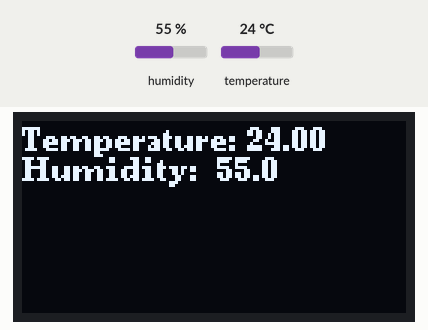
Simulated run of this sketch. Board: Arduino Uno, built with avr-gcc and run on an emulated ATmega328P. Parts: 128×64 one-colour display. Inputs (shaded band) come from the test bench; at power-on: humidity 55 %, temperature 24 °C. What the sketch prints to the serial monitor is not drawn.

Above: at 1.2 s.
1.3 s: humidity set to 22 %
At 4.1 s:
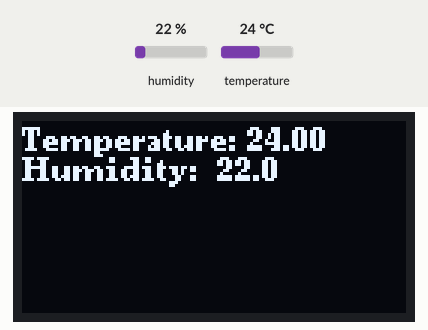
4.7 s: temperature set to 12 °C
At 7.4 s:
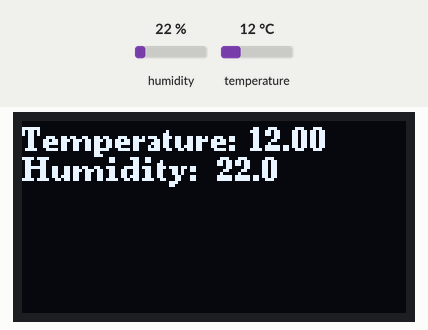
7.9 s: humidity set to 40 %
At 10.7 s:
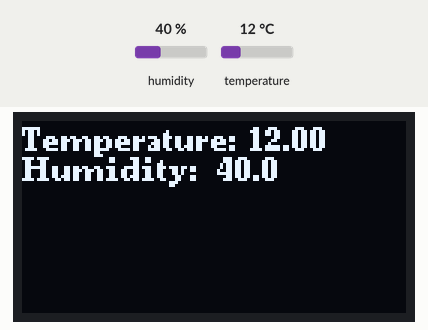
11.1 s: temperature set to 19 °C
Timing chart, 0 to 14.1 s (numbered marks = the images above; inputs shaded):
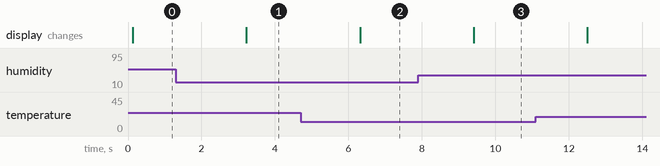

Measured:
- after the input at 1.3 s, the display: changes after 1.9 s (image 1)
- after the input at 4.7 s, the display: changes after 1.6 s (image 2)
- after the input at 7.9 s, the display: changes after 1.5 s (image 3)

The sketch:

i2c_display_DHT.ino
```cpp
#include <Arduino.h>
#include <U8g2lib.h>

#ifdef U8X8_HAVE_HW_SPI
#include <SPI.h>
#endif
#ifdef U8X8_HAVE_HW_I2C
#include <Wire.h>
#endif
#include "DHT20.h"

DHT20 DHT;

U8G2_SSD1306_128X64_NONAME_F_HW_I2C u8g2(U8G2_R0, /* clock=*/ SCL, /* data=*/ SDA, /* reset=*/ U8X8_PIN_NONE);  // High speed I2C

// U8G2_SSD1306_128X64_NONAME_F_SW_I2C u8g2(U8G2_R0, /* clock=*/ SCL, /* data=*/ SDA, /* reset=*/ U8X8_PIN_NONE);    //Low spped I2C
void print_display(void);

void setup(void) {
    Serial.begin(115200);
    Serial.print("jep\n");
    Wire.begin();
    DHT.begin();

    u8g2.begin();
    u8g2.setDisplayRotation(U8G2_R2);
}

void loop(void) {
    int status = DHT.read();
    float humidity = DHT.getHumidity();
    float temperature = DHT.getTemperature();
    Serial.print("\n");
    Serial.print("Humidity:\n");
    Serial.print(humidity, 1);
    Serial.print("\n");
    Serial.print("Temperature:\n");
    Serial.print(temperature, 1);
    Serial.print("\n");

    u8g2.clearBuffer();                   // clear the internal memory
    u8g2.setFont(u8g2_font_ncenB08_tr);   // choose a suitable font

    char temp_str[6];
    char hum_str[6];

    dtostrf(temperature, 5, 2, temp_str);
    dtostrf(humidity, 5, 1, hum_str);

    char temperature_line[20];
    char humidity_line[20];

    snprintf(temperature_line, 20, "Temperature: %s", temp_str);
    snprintf(humidity_line, 20, "Humidity: %s", hum_str);
    Serial.print(temperature_line);
    Serial.print("\n");
    Serial.print(humidity_line);
    Serial.print("\n");

    u8g2.drawStr(0, 10, temperature_line);
    u8g2.drawStr(0, 20, humidity_line);
    u8g2.sendBuffer();

    delay(3000);
}

void print_display(void){

}
```
